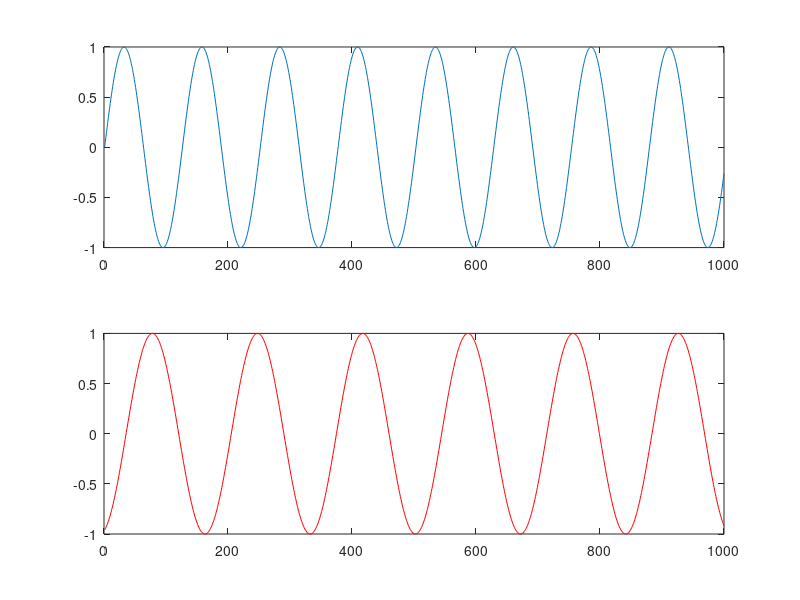
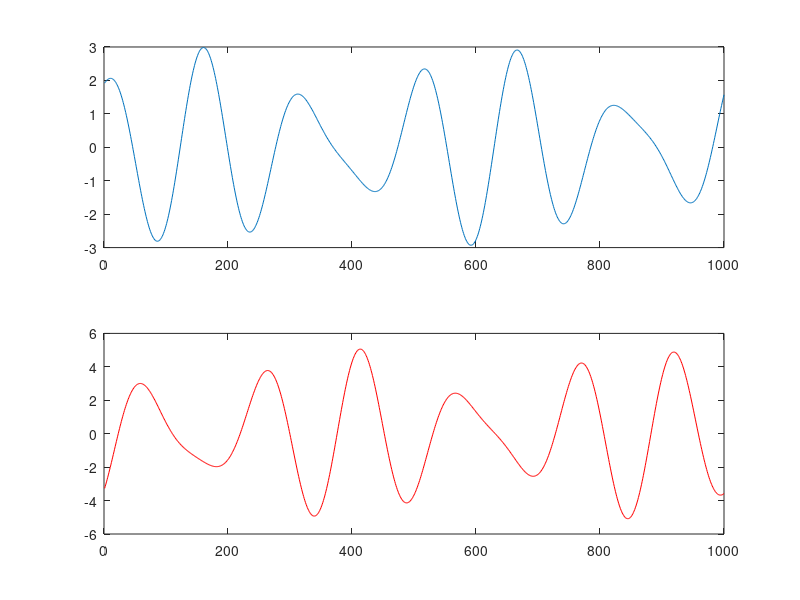

These figures' MATLAB source, in order: (Note: this script raises an error after producing the figures.)
A = sin(linspace(0,50, 1000));   % A
B = sin(linspace(0,37, 1000)+5); % B
figure; 
subplot(2,1,1); plot(A);         % plot A
subplot(2,1,2); plot(B, 'r');    % plot B

M1 = A - 2*B;                  % mixing 1
M2 = 1.73*A+3.41*B;            % mixing 2
figure;
subplot(2,1,1); plot(M1);      % plot mixing 1
subplot(2,1,2); plot(M2, 'r'); % plot mixing 2
%%
figure;
c = fastica([M1;M2]);              % compute and plot unminxing using fastICA	
subplot(1,2,1); plot(c(1,:));
subplot(1,2,2); plot(c(2,:));










